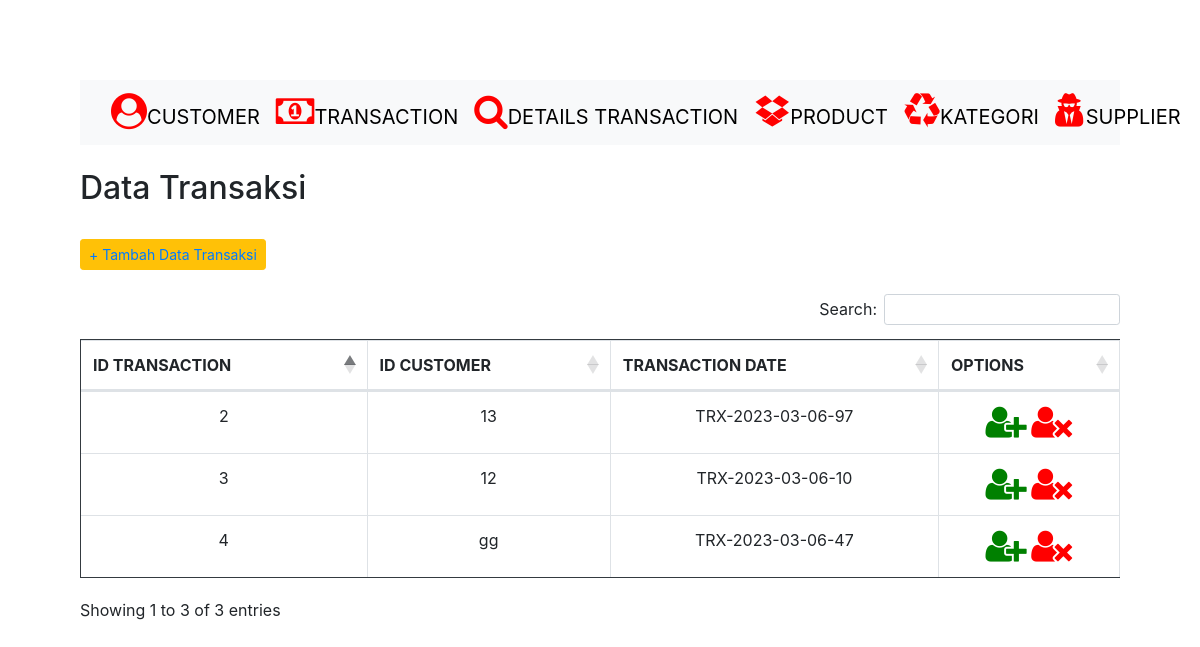
The page /PHP/transaksi.php/index.php on the database its author committed.
### tables this page shows
CREATE TABLE `transaksi` (
  `transaksiID` int(11) NOT NULL,
  `customerID` varchar(100) DEFAULT NULL,
  `transaksiDate` varchar(100) DEFAULT NULL
);

### PHP/transaksi.php/index.php (the view, shortened to what this page needs)
<?php
include 'header.php';
?>
    <div id="main-content">
        <h2>Data Transaksi</h2>
        <br><button type="button" class="btn btn-warning btn-sm"> <a href="add_transaksi.php">+ Tambah Data Transaksi</a></button> <br> <br>
        <?php
        include 'koneksi.php';
        $sql = "SELECT * FROM transaksi";
        $result = mysqli_query($conn, $sql) or die("Query Bermasalah");
        if (mysqli_num_rows($result) > 0) {
        ?>
        <table id="datatable" class="table table-white table-bordered border-dark" style="text-align: center;">
            <thead>
                <th>ID TRANSACTION</th>
                <th>ID CUSTOMER</th>
                <th>TRANSACTION DATE</th>
                <th>OPTIONS</th>
            </thead>
            <tbody>
                <?php
                while ($row = mysqli_fetch_assoc($result)) {
                ?>
                    <tr>
                        <td><?php echo $row['transaksiID']; ?></td>
                        <td><?php echo $row['customerID']; ?></td>
                        <td><?php echo $row['transaksiDate']; ?></td>
                        <td>
                            <a href='update_transaksi.php?transaksiID=<?php echo $row['transaksiID']; ?>'><i class="fa fa-user-plus" style="font-size:36px;color:green"></i></a>
                            <a href='delete_transaksi.php?transaksiID=<?php echo $row['transaksiID']; ?>'><i class="fa fa-user-times" style="font-size:36px;color:red"></i></a>
                        </td>
                    </tr>
                <?php } ?>
            </tbody>
        </table>
        <?php } else {
        echo "<h2>No Record Found</h2>";
        }
        ?>
    </div>
</body>
</html>

### rows shown on the page
transaksi: transaksiID "2", customerID "13", transaksiDate "TRX-2023-03-06-97"
transaksi: transaksiID "3", customerID "12", transaksiDate "TRX-2023-03-06-10"
transaksi: transaksiID "4", customerID "gg", transaksiDate "TRX-2023-03-06-47"
